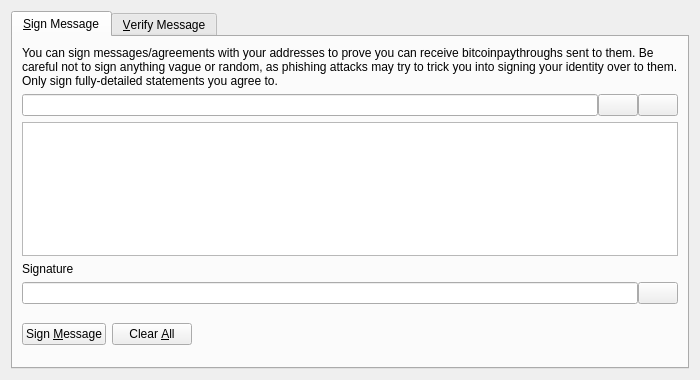
<?xml version="1.0" encoding="UTF-8"?>
<ui version="4.0">
 <class>SignVerifyMessageDialog</class>
 <widget class="QDialog" name="SignVerifyMessageDialog">
  <property name="geometry">
   <rect>
    <x>0</x>
    <y>0</y>
    <width>700</width>
    <height>380</height>
   </rect>
  </property>
  <property name="windowTitle">
   <string>Signatures - Sign / Verify a Message</string>
  </property>
  <property name="modal">
   <bool>true</bool>
  </property>
  <layout class="QVBoxLayout" name="verticalLayout">
   <item>
    <widget class="QTabWidget" name="tabWidget">
     <property name="currentIndex">
      <number>0</number>
     </property>
     <widget class="QWidget" name="tabSignMessage">
      <attribute name="title">
       <string>&amp;Sign Message</string>
      </attribute>
      <layout class="QVBoxLayout" name="verticalLayout_SM">
       <item>
        <widget class="QLabel" name="infoLabel_SM">
         <property name="text">
          <string>You can sign messages/agreements with your addresses to prove you can receive bitcoinpaythroughs sent to them. Be careful not to sign anything vague or random, as phishing attacks may try to trick you into signing your identity over to them. Only sign fully-detailed statements you agree to.</string>
         </property>
         <property name="textFormat">
          <enum>Qt::PlainText</enum>
         </property>
         <property name="wordWrap">
          <bool>true</bool>
         </property>
        </widget>
       </item>
       <item>
        <layout class="QHBoxLayout" name="horizontalLayout_1_SM">
         <property name="spacing">
          <number>0</number>
         </property>
         <item>
          <widget class="QValidatedLineEdit" name="addressIn_SM">
           <property name="toolTip">
            <string>The Bitcoinpaythrough address to sign the message with</string>
           </property>
          </widget>
         </item>
         <item>
          <widget class="QPushButton" name="addressBookButton_SM">
           <property name="toolTip">
            <string>Choose previously used address</string>
           </property>
           <property name="text">
            <string/>
           </property>
           <property name="icon">
            <iconset resource="../bitcoinpaythrough.qrc">
             <normaloff>:/icons/address-book</normaloff>:/icons/address-book</iconset>
           </property>
           <property name="shortcut">
            <string>Alt+A</string>
           </property>
           <property name="autoDefault">
            <bool>false</bool>
           </property>
          </widget>
         </item>
         <item>
          <widget class="QPushButton" name="pasteButton_SM">
           <property name="toolTip">
            <string>Paste address from clipboard</string>
           </property>
           <property name="text">
            <string/>
           </property>
           <property name="icon">
            <iconset resource="../bitcoinpaythrough.qrc">
             <normaloff>:/icons/editpaste</normaloff>:/icons/editpaste</iconset>
           </property>
           <property name="shortcut">
            <string>Alt+P</string>
           </property>
           <property name="autoDefault">
            <bool>false</bool>
           </property>
          </widget>
         </item>
        </layout>
       </item>
       <item>
        <widget class="QPlainTextEdit" name="messageIn_SM">
         <property name="toolTip">
          <string>Enter the message you want to sign here</string>
         </property>
        </widget>
       </item>
       <item>
        <widget class="QLabel" name="signatureLabel_SM">
         <property name="text">
          <string>Signature</string>
         </property>
         <property name="textFormat">
          <enum>Qt::PlainText</enum>
         </property>
        </widget>
       </item>
       <item>
        <layout class="QHBoxLayout" name="horizontalLayout_2_SM">
         <property name="spacing">
          <number>0</number>
         </property>
         <item>
          <widget class="QLineEdit" name="signatureOut_SM">
           <property name="font">
            <font>
             <italic>true</italic>
            </font>
           </property>
           <property name="readOnly">
            <bool>true</bool>
           </property>
          </widget>
         </item>
         <item>
          <widget class="QPushButton" name="copySignatureButton_SM">
           <property name="toolTip">
            <string>Copy the current signature to the system clipboard</string>
           </property>
           <property name="text">
            <string/>
           </property>
           <property name="icon">
            <iconset resource="../bitcoinpaythrough.qrc">
             <normaloff>:/icons/editcopy</normaloff>:/icons/editcopy</iconset>
           </property>
           <property name="autoDefault">
            <bool>false</bool>
           </property>
          </widget>
         </item>
        </layout>
       </item>
       <item>
        <layout class="QHBoxLayout" name="horizontalLayout_3_SM">
         <item>
          <widget class="QPushButton" name="signMessageButton_SM">
           <property name="toolTip">
            <string>Sign the message to prove you own this Bitcoinpaythrough address</string>
           </property>
           <property name="text">
            <string>Sign &amp;Message</string>
           </property>
           <property name="icon">
            <iconset resource="../bitcoinpaythrough.qrc">
             <normaloff>:/icons/edit</normaloff>:/icons/edit</iconset>
           </property>
           <property name="autoDefault">
            <bool>false</bool>
           </property>
          </widget>
         </item>
         <item>
          <widget class="QPushButton" name="clearButton_SM">
           <property name="toolTip">
            <string>Reset all sign message fields</string>
           </property>
           <property name="text">
            <string>Clear &amp;All</string>
           </property>
           <property name="icon">
            <iconset resource="../bitcoinpaythrough.qrc">
             <normaloff>:/icons/remove</normaloff>:/icons/remove</iconset>
           </property>
           <property name="autoDefault">
            <bool>false</bool>
           </property>
          </widget>
         </item>
         <item>
          <spacer name="horizontalSpacer_1_SM">
           <property name="orientation">
            <enum>Qt::Horizontal</enum>
           </property>
           <property name="sizeHint" stdset="0">
            <size>
             <width>40</width>
             <height>48</height>
            </size>
           </property>
          </spacer>
         </item>
         <item>
          <widget class="QLabel" name="statusLabel_SM">
           <property name="font">
            <font>
             <weight>75</weight>
             <bold>true</bold>
            </font>
           </property>
           <property name="text">
            <string/>
           </property>
           <property name="wordWrap">
            <bool>true</bool>
           </property>
          </widget>
         </item>
         <item>
          <spacer name="horizontalSpacer_2_SM">
           <property name="orientation">
            <enum>Qt::Horizontal</enum>
           </property>
           <property name="sizeHint" stdset="0">
            <size>
             <width>40</width>
             <height>48</height>
            </size>
           </property>
          </spacer>
         </item>
        </layout>
       </item>
      </layout>
     </widget>
     <widget class="QWidget" name="tabVerifyMessage">
      <attribute name="title">
       <string>&amp;Verify Message</string>
      </attribute>
      <layout class="QVBoxLayout" name="verticalLayout_VM">
       <item>
        <widget class="QLabel" name="infoLabel_VM">
         <property name="text">
          <string>Enter the receiver's address, message (ensure you copy line breaks, spaces, tabs, etc. exactly) and signature below to verify the message. Be careful not to read more into the signature than what is in the signed message itself, to avoid being tricked by a man-in-the-middle attack. Note that this only proves the signing party receives with the address, it cannot prove sendership of any transaction!</string>
         </property>
         <property name="textFormat">
          <enum>Qt::PlainText</enum>
         </property>
         <property name="alignment">
          <set>Qt::AlignLeading|Qt::AlignLeft|Qt::AlignTop</set>
         </property>
         <property name="wordWrap">
          <bool>true</bool>
         </property>
        </widget>
       </item>
       <item>
        <layout class="QHBoxLayout" name="horizontalLayout_1_VM">
         <property name="spacing">
          <number>0</number>
         </property>
         <item>
          <widget class="QValidatedLineEdit" name="addressIn_VM">
           <property name="toolTip">
            <string>The Bitcoinpaythrough address the message was signed with</string>
           </property>
          </widget>
         </item>
         <item>
          <widget class="QPushButton" name="addressBookButton_VM">
           <property name="toolTip">
            <string>Choose previously used address</string>
           </property>
           <property name="text">
            <string/>
           </property>
           <property name="icon">
            <iconset resource="../bitcoinpaythrough.qrc">
             <normaloff>:/icons/address-book</normaloff>:/icons/address-book</iconset>
           </property>
           <property name="shortcut">
            <string>Alt+A</string>
           </property>
           <property name="autoDefault">
            <bool>false</bool>
           </property>
          </widget>
         </item>
        </layout>
       </item>
       <item>
        <widget class="QPlainTextEdit" name="messageIn_VM"/>
       </item>
       <item>
        <widget class="QValidatedLineEdit" name="signatureIn_VM"/>
       </item>
       <item>
        <layout class="QHBoxLayout" name="horizontalLayout_2_VM">
         <item>
          <widget class="QPushButton" name="verifyMessageButton_VM">
           <property name="toolTip">
            <string>Verify the message to ensure it was signed with the specified Bitcoinpaythrough address</string>
           </property>
           <property name="text">
            <string>Verify &amp;Message</string>
           </property>
           <property name="icon">
            <iconset resource="../bitcoinpaythrough.qrc">
             <normaloff>:/icons/transaction_0</normaloff>:/icons/transaction_0</iconset>
           </property>
           <property name="autoDefault">
            <bool>false</bool>
           </property>
          </widget>
         </item>
         <item>
          <widget class="QPushButton" name="clearButton_VM">
           <property name="toolTip">
            <string>Reset all verify message fields</string>
           </property>
           <property name="text">
            <string>Clear &amp;All</string>
           </property>
           <property name="icon">
            <iconset resource="../bitcoinpaythrough.qrc">
             <normaloff>:/icons/remove</normaloff>:/icons/remove</iconset>
           </property>
           <property name="autoDefault">
            <bool>false</bool>
           </property>
          </widget>
         </item>
         <item>
          <spacer name="horizontalSpacer_1_VM">
           <property name="orientation">
            <enum>Qt::Horizontal</enum>
           </property>
           <property name="sizeHint" stdset="0">
            <size>
             <width>40</width>
             <height>48</height>
            </size>
           </property>
          </spacer>
         </item>
         <item>
          <widget class="QLabel" name="statusLabel_VM">
           <property name="font">
            <font>
             <weight>75</weight>
             <bold>true</bold>
            </font>
           </property>
           <property name="text">
            <string/>
           </property>
           <property name="wordWrap">
            <bool>true</bool>
           </property>
          </widget>
         </item>
         <item>
          <spacer name="horizontalSpacer_2_VM">
           <property name="orientation">
            <enum>Qt::Horizontal</enum>
           </property>
           <property name="sizeHint" stdset="0">
            <size>
             <width>40</width>
             <height>48</height>
            </size>
           </property>
          </spacer>
         </item>
        </layout>
       </item>
      </layout>
     </widget>
    </widget>
   </item>
  </layout>
 </widget>
 <customwidgets>
  <customwidget>
   <class>QValidatedLineEdit</class>
   <extends>QLineEdit</extends>
   <header>qt/qvalidatedlineedit.h</header>
  </customwidget>
 </customwidgets>
 <resources>
  <include location="../bitcoinpaythrough.qrc"/>
 </resources>
 <connections/>
</ui>
